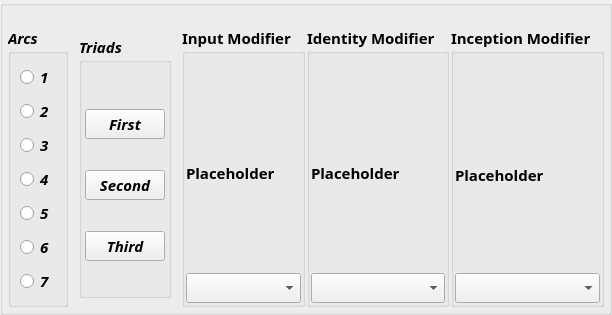
               <widget class="QGroupBox" name="modifiersGB">
                <property name="font">
                 <font>
                  <family>JetBrains Mono</family>
                  <pointsize>11</pointsize>
                  <weight>75</weight>
                  <italic>true</italic>
                  <bold>true</bold>
                 </font>
                </property>
                <property name="title">
                 <string/>
                </property>
                <property name="flat">
                 <bool>true</bool>
                </property>
                <layout class="QHBoxLayout" name="horizontalLayout_30" stretch="0,0,30,30,31">
                 <property name="spacing">
                  <number>2</number>
                 </property>
                 <property name="leftMargin">
                  <number>5</number>
                 </property>
                 <property name="topMargin">
                  <number>20</number>
                 </property>
                 <property name="rightMargin">
                  <number>5</number>
                 </property>
                 <property name="bottomMargin">
                  <number>5</number>
                 </property>
                 <item>
                  <widget class="QGroupBox" name="arcsRB_GB">
                   <property name="title">
                    <string>Arcs</string>
                   </property>
                   <layout class="QVBoxLayout" name="verticalLayout_38">
                    <item>
                     <widget class="QRadioButton" name="firstArcRB">
                      <property name="text">
                       <string>1</string>
                      </property>
                     </widget>
                    </item>
                    <item>
                     <widget class="QRadioButton" name="secondArcRB">
                      <property name="text">
                       <string>2</string>
                      </property>
                     </widget>
                    </item>
                    <item>
                     <widget class="QRadioButton" name="thirdArcRB">
                      <property name="text">
                       <string>3</string>
                      </property>
                     </widget>
                    </item>
                    <item>
                     <widget class="QRadioButton" name="fourthArcRB">
                      <property name="text">
                       <string>4</string>
                      </property>
                     </widget>
                    </item>
                    <item>
                     <widget class="QRadioButton" name="fifthArcRB">
                      <property name="text">
                       <string>5</string>
                      </property>
                     </widget>
                    </item>
                    <item>
                     <widget class="QRadioButton" name="sixthArcRB">
                      <property name="text">
                       <string>6</string>
                      </property>
                     </widget>
                    </item>
                    <item>
                     <widget class="QRadioButton" name="seventhArcRB">
                      <property name="text">
                       <string>7</string>
                      </property>
                     </widget>
                    </item>
                   </layout>
                  </widget>
                 </item>
                 <item>
                  <widget class="QWidget" name="triadsWidget" native="true">
                   <layout class="QVBoxLayout" name="verticalLayout_39">
                    <item>
                     <widget class="QGroupBox" name="triadBtnsGB">
                      <property name="font">
                       <font>
                        <family>JetBrains Mono</family>
                        <pointsize>11</pointsize>
                        <weight>75</weight>
                        <italic>true</italic>
                        <bold>true</bold>
                       </font>
                      </property>
                      <property name="title">
                       <string>Triads</string>
                      </property>
                      <property name="flat">
                       <bool>true</bool>
                      </property>
                      <layout class="QVBoxLayout" name="verticalLayout_40">
                       <property name="spacing">
                        <number>3</number>
                       </property>
                       <property name="leftMargin">
                        <number>3</number>
                       </property>
                       <property name="topMargin">
                        <number>18</number>
                       </property>
                       <property name="rightMargin">
                        <number>3</number>
                       </property>
                       <property name="bottomMargin">
                        <number>3</number>
                       </property>
                       <item>
                        <widget class="QPushButton" name="computeFirstTriadBtn">
                         <property name="text">
                          <string>First</string>
                         </property>
                        </widget>
                       </item>
                       <item>
                        <widget class="QPushButton" name="computeSecondTriadBtn">
                         <property name="text">
                          <string>Second</string>
                         </property>
                        </widget>
                       </item>
                       <item>
                        <widget class="QPushButton" name="computeThirdTriadBtn">
                         <property name="text">
                          <string>Third</string>
                         </property>
                        </widget>
                       </item>
                      </layout>
                     </widget>
                    </item>
                   </layout>
                  </widget>
                 </item>
                 <item>
                  <widget class="QGroupBox" name="modifierInputGB">
                   <property name="font">
                    <font>
                     <family>JetBrains Mono</family>
                     <pointsize>11</pointsize>
                     <weight>75</weight>
                     <italic>false</italic>
                     <bold>true</bold>
                    </font>
                   </property>
                   <property name="title">
                    <string>Input Modifier</string>
                   </property>
                   <property name="flat">
                    <bool>true</bool>
                   </property>
                   <layout class="QVBoxLayout" name="verticalLayout_41">
                    <property name="leftMargin">
                     <number>1</number>
                    </property>
                    <property name="topMargin">
                     <number>25</number>
                    </property>
                    <property name="rightMargin">
                     <number>1</number>
                    </property>
                    <property name="bottomMargin">
                     <number>1</number>
                    </property>
                    <item>
                     <widget class="QLabel" name="modifierInputLabel">
                      <property name="text">
                       <string>Placeholder</string>
                      </property>
                     </widget>
                    </item>
                    <item>
                     <widget class="QComboBox" name="modifierInputCB">
                      <item>
                       <property name="text">
                        <string/>
                       </property>
                      </item>
                      <item>
                       <property name="text">
                        <string>Risk</string>
                       </property>
                      </item>
                      <item>
                       <property name="text">
                        <string>Reward</string>
                       </property>
                      </item>
                      <item>
                       <property name="text">
                        <string>Relation</string>
                       </property>
                      </item>
                     </widget>
                    </item>
                   </layout>
                  </widget>
                 </item>
                 <item>
                  <widget class="QGroupBox" name="modifierIdentityGB">
                   <property name="font">
                    <font>
                     <family>JetBrains Mono</family>
                     <pointsize>11</pointsize>
                     <weight>75</weight>
                     <italic>false</italic>
                     <bold>true</bold>
                    </font>
                   </property>
                   <property name="title">
                    <string>Identity Modifier</string>
                   </property>
                   <property name="flat">
                    <bool>true</bool>
                   </property>
                   <layout class="QVBoxLayout" name="verticalLayout_42">
                    <property name="leftMargin">
                     <number>1</number>
                    </property>
                    <property name="topMargin">
                     <number>25</number>
                    </property>
                    <property name="rightMargin">
                     <number>1</number>
                    </property>
                    <property name="bottomMargin">
                     <number>1</number>
                    </property>
                    <item>
                     <widget class="QLabel" name="modifierIdentityLabel">
                      <property name="text">
                       <string>Placeholder</string>
                      </property>
                     </widget>
                    </item>
                    <item>
                     <widget class="QComboBox" name="modifieridentityCB">
                      <item>
                       <property name="text">
                        <string/>
                       </property>
                      </item>
                      <item>
                       <property name="text">
                        <string>Risk</string>
                       </property>
                      </item>
                      <item>
                       <property name="text">
                        <string>Reward</string>
                       </property>
                      </item>
                      <item>
                       <property name="text">
                        <string>Relation</string>
                       </property>
                      </item>
                     </widget>
                    </item>
                   </layout>
                  </widget>
                 </item>
                 <item>
                  <widget class="QGroupBox" name="modifierInceptionGB">
                   <property name="font">
                    <font>
                     <family>JetBrains Mono</family>
                     <pointsize>11</pointsize>
                     <weight>75</weight>
                     <italic>false</italic>
                     <bold>true</bold>
                    </font>
                   </property>
                   <property name="title">
                    <string>Inception Modifier</string>
                   </property>
                   <property name="flat">
                    <bool>true</bool>
                   </property>
                   <layout class="QVBoxLayout" name="verticalLayout_43">
                    <property name="spacing">
                     <number>3</number>
                    </property>
                    <property name="leftMargin">
                     <number>1</number>
                    </property>
                    <property name="topMargin">
                     <number>25</number>
                    </property>
                    <property name="rightMargin">
                     <number>1</number>
                    </property>
                    <property name="bottomMargin">
                     <number>1</number>
                    </property>
                    <item>
                     <widget class="QLabel" name="modifierInceptionLabel">
                      <property name="text">
                       <string>Placeholder</string>
                      </property>
                     </widget>
                    </item>
                    <item>
                     <widget class="QComboBox" name="modifierInceptionCB">
                      <item>
                       <property name="text">
                        <string/>
                       </property>
                      </item>
                      <item>
                       <property name="text">
                        <string>Risk</string>
                       </property>
                      </item>
                      <item>
                       <property name="text">
                        <string>Reward</string>
                       </property>
                      </item>
                      <item>
                       <property name="text">
                        <string>Relation</string>
                       </property>
                      </item>
                     </widget>
                    </item>
                   </layout>
                  </widget>
                 </item>
                </layout>
               </widget>
